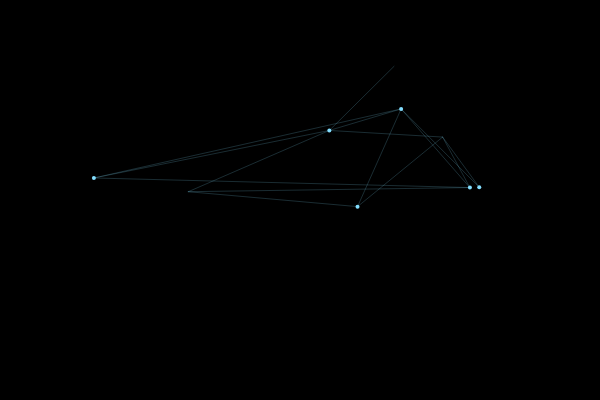
Frame 1 (no input)
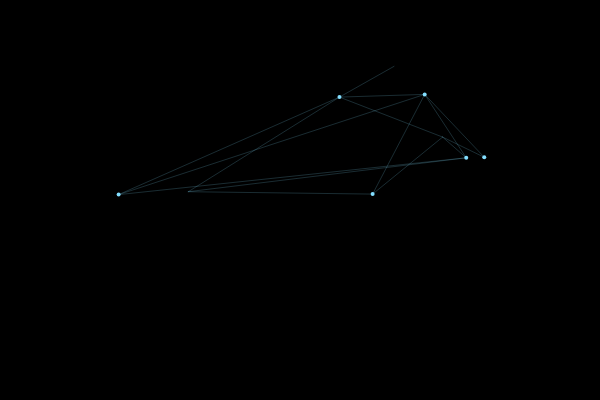
Frame 60 (no input)
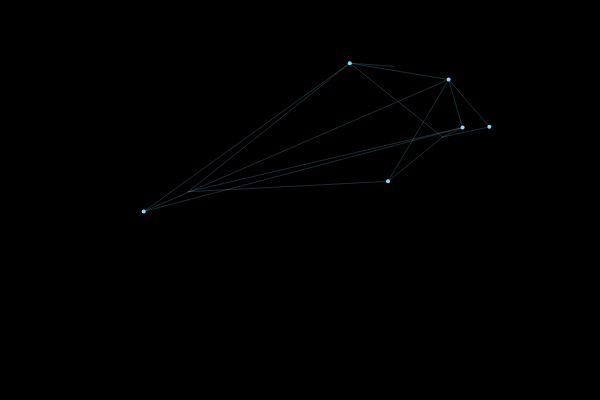
Frame 120 (the mouse pressed at the canvas centre since frame 60)

The p5.js sketch that drew these frames (run headless with seeded random() and noise() and a simulated clock; from frame 60 on, the mouse is pressed at the canvas centre):

// p5.js sketch
// ── sketch.js
var star = []
var mouseStar

length = 600
breadth = 400

innerLength = length/10 + 5
innerBreadth = breadth/10 + 5

number = 18


function setup() {
  
  createCanvas(length, breadth);
  for(i=0;i<number;i++){
     star[i] = new stars()
   }

}

function draw() {
	background(0)
	frameRate(40)
 
  for(i=0;i<(number-1);i+=3){
     star[i].randMove()
     star[i].display()
    
    for(j=0;j<i/3;j++){
      strokeWeight(0.2)
      stroke(131,222,255)
      line(star[i].x,star[i].y,star[j].x,star[j].y)
      //line(star[i].x,star[i].y,mouseX,mouseY)
    
    }
 }  
   
}


function stars(){
  
  this.k = 4
  
  this.x = random(65,length - 60 - 5)
  this.y = random(45,breadth - 40 - 5)
 
  var set2 = [-0.2,0.2]
  
  this.randomX = random(-0.8,0.8)
  this.randomY = random(-0.8,0.8)
  
  this.randMove = function(){
     
    this.x += this.randomX
    this.y += this.randomY
    
    if (this.x >= length-innerLength || this.y >= breadth-innerBreadth|| this.x <= innerLength || this.y <= innerBreadth) {
      this.randomX *= -1 
      this.randomY *= -1
    }
  }
  
  this.display = function(){
    noStroke()
    fill(131,222,255)
    ellipse(this.x, this.y, this.k); 
}  
}
